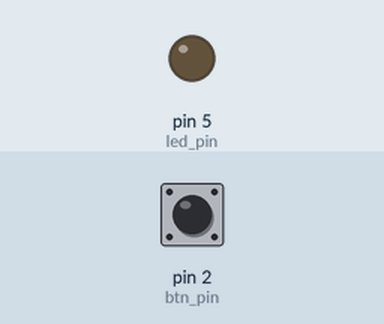
Bench run of a sketch on a simulated Arduino Uno, built with avr-gcc and run on an emulated ATmega328P. Parts: output pins drawn as LEDs (lit = HIGH). The test bench sets the inputs (shaded band); at power-on: pin 2 (btn_pin) HIGH.

Above: at 1.2 s.
1.3 s: pin 2 (btn_pin) pulled LOW for 0.15 s
At 1.37 s:
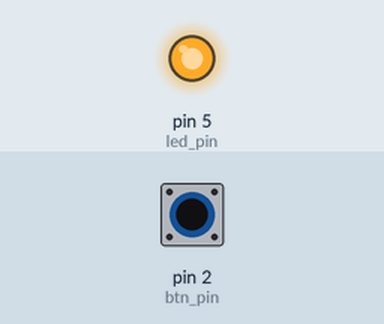
2.9 s: pin 2 (btn_pin) pulled LOW for 3.2 s
At 6.7 s:
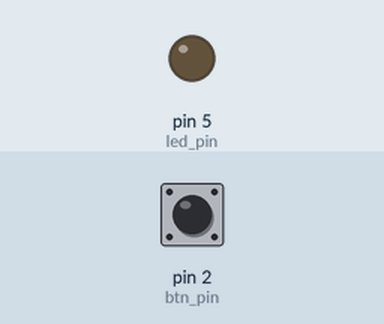
Timing chart, 0 to 8.2 s (numbered marks = the images above; inputs shaded):
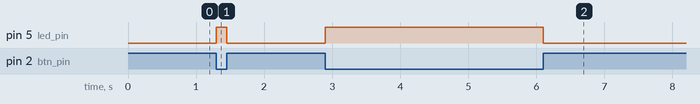

Measured:
- after the input at 1.3 s, pin 5 (led_pin): LOW → HIGH at once, → LOW 0.15 s later
- after the input at 2.9 s, pin 5 (led_pin): LOW → HIGH at once, → LOW 3.2 s later

The sketch:

btn_led.ino
```cpp
/* source from: https://www.youtube.com/watch?v=6q1yEb_ukw8
*/
const int btn_pin = 2;
const int led_pin = 5;

void setup() {
  DDRD = B00100000;
  PORTD = B00000100;
}

void loop() {
  int btn = (PIND & (1 << btn_pin)) >> btn_pin;

  if (!btn) {
    PORTD = _BV(led_pin) | PORTD;
  } else {
    PORTD = ~_BV(led_pin) & PORTD;
  }

}
```
